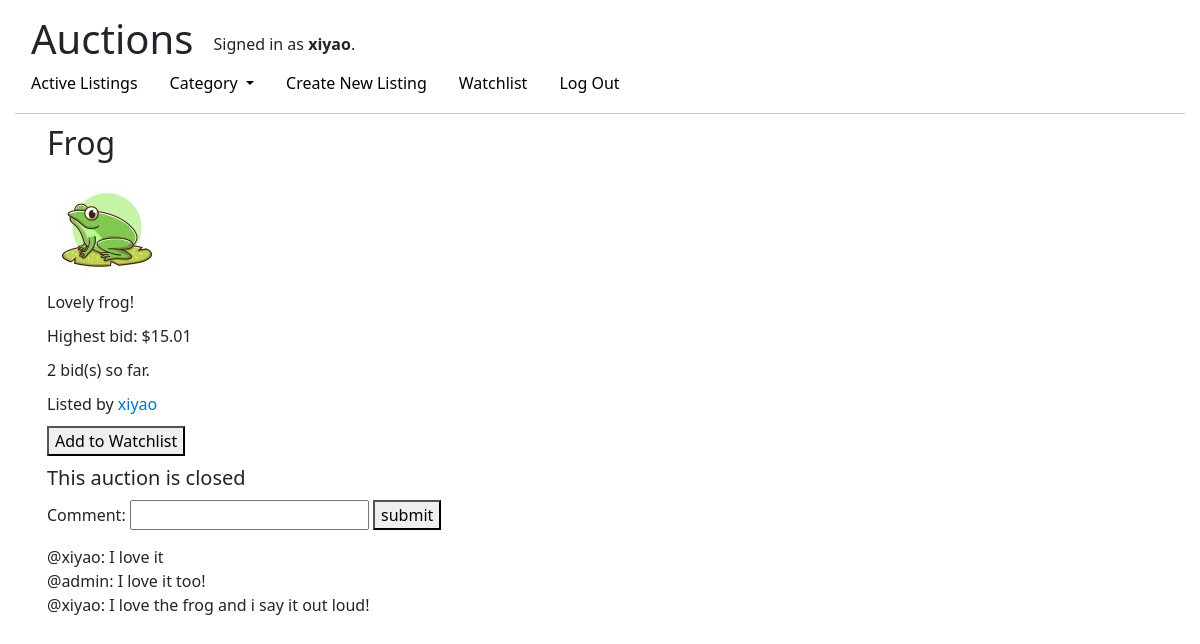
/listing/23 (signed in), run on the app's committed database.
### auctions/models.py (models this page shows, shortened)
class User(AbstractUser):
    pass
    watchlist = models.ManyToManyField('AuctionListing', related_name="watchers", null=True, blank=True)

class AuctionListing(models.Model):
    owner = models.ForeignKey(User, on_delete=models.CASCADE, related_name="listings")
    title = models.CharField(max_length=64)
    description = models.CharField(max_length=500)
    image = models.ImageField(upload_to="auctions", null=True, blank=True)
    comments = models.ManyToManyField(Comment, related_name="listing", null=True, blank=True)
    starting_bid = models.DecimalField(decimal_places=2, max_digits=6)
    active = models.BooleanField(default=True)
    categories = models.ManyToManyField(Category, related_name="listings")

class Bid(models.Model):
    bid_maker = models.ForeignKey(User, on_delete=models.CASCADE, related_name="bids")
    listing = models.ForeignKey(AuctionListing, on_delete=models.CASCADE, related_name="bids")
    price = models.DecimalField(decimal_places=2, max_digits=7)

class Comment(models.Model):
    author = models.ForeignKey(User, on_delete=models.CASCADE, related_name="comments")
    content = models.CharField(max_length=140)

### auctions/views.py (the view)
# urls.py: path("listing/<str:id>", views.listing, name="listing"),
def listing(request, id):
    if AuctionListing.objects.filter(id=id).exists():
        listing = AuctionListing.objects.get(id=id)
        owner = listing.owner
        bid_num =  listing.bids.count()
        if bid_num > 0:
            won_bid = listing.bids.order_by("-price").first()
            highest_bid = won_bid.price
            won_user = won_bid.bid_maker
            lowest_price = highest_bid + Decimal(0.01)
        else:
            won_user = None
            highest_bid = listing.starting_bid
            lowest_price = highest_bid
        watchlist_form = None
        is_watched = False
        close_form = None
        comment_form = None
        bid_form = None
        is_winner = False
        if request.user.is_authenticated:
            comment_form = CommentForm(initial={"listing_id": listing.id})
            watchlist_form = WatchlistForm(initial={"listing_id": listing.id})
            if request.user.watchlist.filter(id=listing.id).exists():
                is_watched = True
            if request.user == owner and listing.active:
                close_form = CloseListingForm(initial={"listing_id": listing.id})
            else:
                if listing.active:
                    bid_form = BidForm(initial={
                        "listing_id": listing.id
                    })
                    bid_form.fields["price"].widget.attrs['min'] = lowest_price
                elif won_user == request.user:
                    is_winner = True
        return render(request, "auctions/listing.html", {
            "listing": listing,
            "highest_bid": highest_bid,
            "bid_num": bid_num,
            "owner": owner,
            "close_form": close_form,
            "comment_form": comment_form,
            "bid_form": bid_form,
            "is_winner": is_winner,
            "watchlist_form": watchlist_form,
            "is_watched": is_watched
        })
    return HttpResponseRedirect(reverse("index"))

### auctions/views.py
class CommentForm(forms.Form):
    listing_id = forms.CharField(widget=forms.HiddenInput())
    content = forms.CharField(label="Comment", max_length=140)

class WatchlistForm(forms.Form):
    listing_id = forms.CharField(widget=forms.HiddenInput())

### auctions/templates/auctions/listing.html (shortened to what this page needs)
{% extends 'auctions/layout.html' %}
{% block body %}
    <div id="listing">
        <h2>{{ listing.title }}</h2>
        {% if listing.image %}
        <img src="{{ MEDIA_URL }}{{ listing.image.url }}" alt="{{listing.title}}">
        {% endif %}
        <div>
            {{ listing.description }}
        </div>
        <div>
            Highest bid: ${{ highest_bid }}
        </div>
        <div>
            {{ bid_num}} bid(s) so far.
        </div>
        <div>
            Listed by <a id="user_page" href="{% url 'user_page' id=owner.id %}">{{ owner.username }}</a>
        </div>
        <div>
            {% if watchlist_form %}
                <form action="{% url 'watchlist' %}" method="post">
                    <button>
                        {% if is_watched %}
                            Remove form Watchlist
                        {% else %}
                            Add to Watchlist
                        {% endif %}
                    </button>
                </form>
            {% endif %}
        </div>
        <div>
            {% if not listing.active %}
                <h5>This auction is closed</h5>
            {% endif %}
        </div>
        <div>
            {% if comment_form %}
            <form action="{% url 'comment' %}" method="post">
                {{ comment_form }}
                <button>submit</button>
            </form>
            {% endif %}
        </div>
        <div>
            {% for comment in listing.comments.all %}
                <div>@{{ comment.author }}: {{ comment.content }}</div>
            {% endfor %}
        </div>
    </div>
{% endblock %}

### auctions/templates/auctions/layout.html (shortened to what this page needs)
{% load static %}
<!DOCTYPE html>
<html lang="en">
    <head>
        <link href="{% static 'auctions/styles.css' %}" rel="stylesheet">
        <link rel="stylesheet" href="https://stackpath.bootstrapcdn.com/bootstrap/4.4.1/css/bootstrap.min.css">
        <link href="https://cdn.jsdelivr.net/npm/bootstrap@5.0.2/dist/css/bootstrap.min.css" rel="stylesheet">
    </head>
    <body>
        <div id="header">
            <h1>Auctions</h1>
            <div id="signin-info">
                {% if user.is_authenticated %}
                    Signed in as <strong>{{ user.username }}</strong>.
                {% else %}
                    Not signed in.
                {% endif %}
            </div>
        </div>
        <ul class="nav">
            <li class="nav-item">
                <a class="nav-link" href="{% url 'index' %}">Active Listings</a>
            </li>
            <li class="nav-item dropdown">
                <a class="nav-link dropdown-toggle" href="#" id="navbarDarkDropdownMenuLink" role="button" data-bs-toggle="dropdown" aria-expanded="false">
                  Category
                </a>
            </li>
            {% if user.is_authenticated %}
                <li class="nav-item">
                    <a class="nav-link" href="{% url 'create' %}">Create New Listing</a>
                </li>
                <li class="nav-item">
                    <a class="nav-link" href="{% url 'watchlist' %}">Watchlist</a>
                </li>
                <li class="nav-item">
                    <a class="nav-link" href="{% url 'logout' %}">Log Out</a>
                </li>
            {% endif %}
        </ul>
        <hr>
        <div id="content">
            {% block body %}
            {% endblock %}
        </div>
    </body>
</html>

### auctions/static/auctions/styles.css (style rules this page uses)
body { padding: 15px; }
body > div#content { padding-left: 1rem; }
body > hr { margin-top: 10px; margin-bottom: 10px; }
body > ul > li > a.nav-link { color: black; }
#header { padding-left: 1rem; padding-right: 1rem; }
#header > div { height:44px; line-height: 55px; display: inline-block; padding-left: 1rem; padding-right: 1rem; vertical-align:middle; }
#header > h1 { vertical-align: middle; display: inline; }
#content a { color: black; text-decoration: none; }
div#listing { padding-left: 1rem; }
div#listing > div { margin-bottom: 10px; }
a#user_page { color:hsl(206,100%,40%); }

### data on the page
User: username "xiyao"
AuctionListing: title "Frog", image (picture), description "Lovely frog!"
Bid: price "15.01"
Comment: author "xiyao", content "I love it"
Comment: author "admin", content "I love it too!"
Comment: author "xiyao", content "I love the frog and i say it out loud!"

### other printed values
{{ bid_num }} "2"
